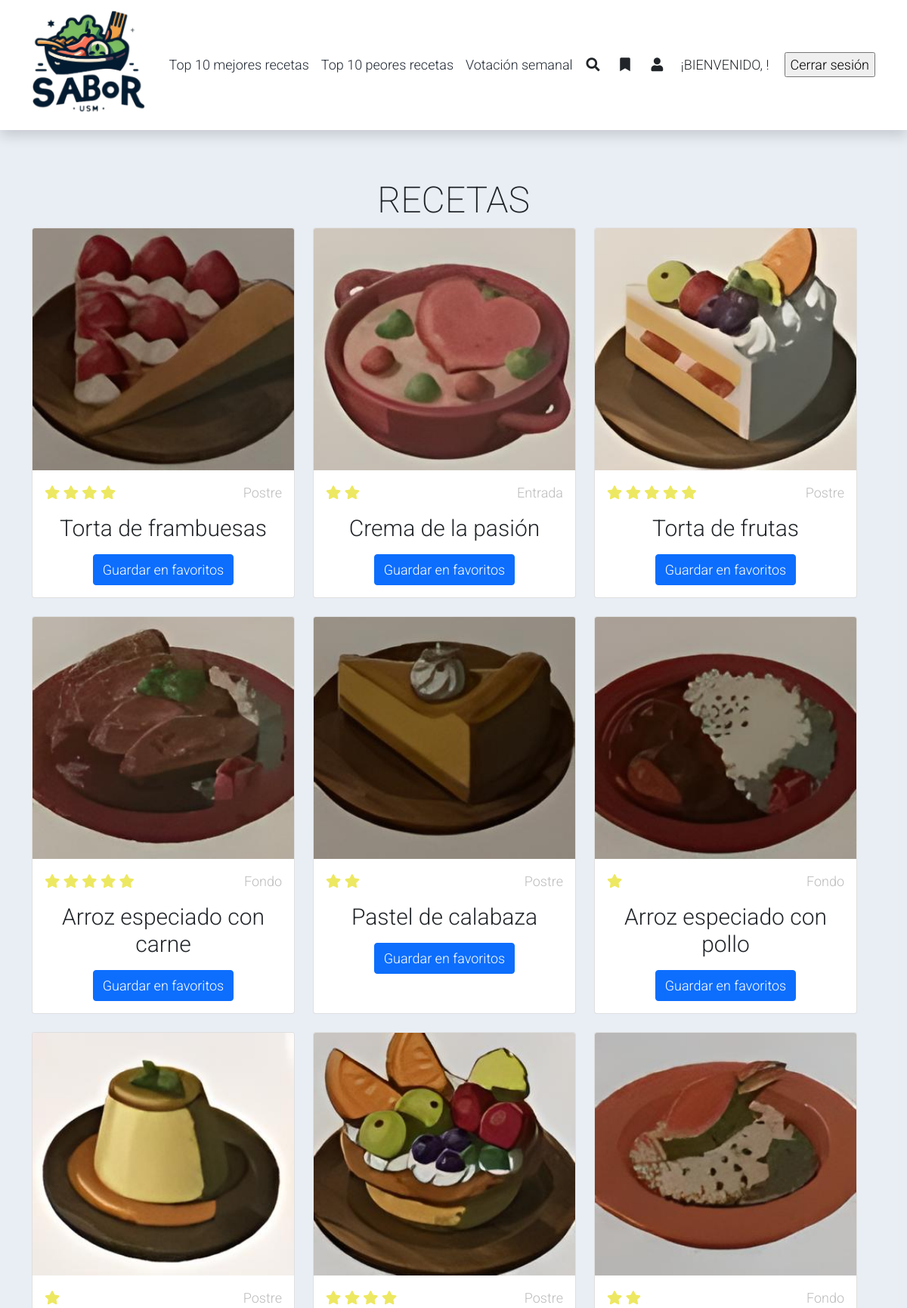
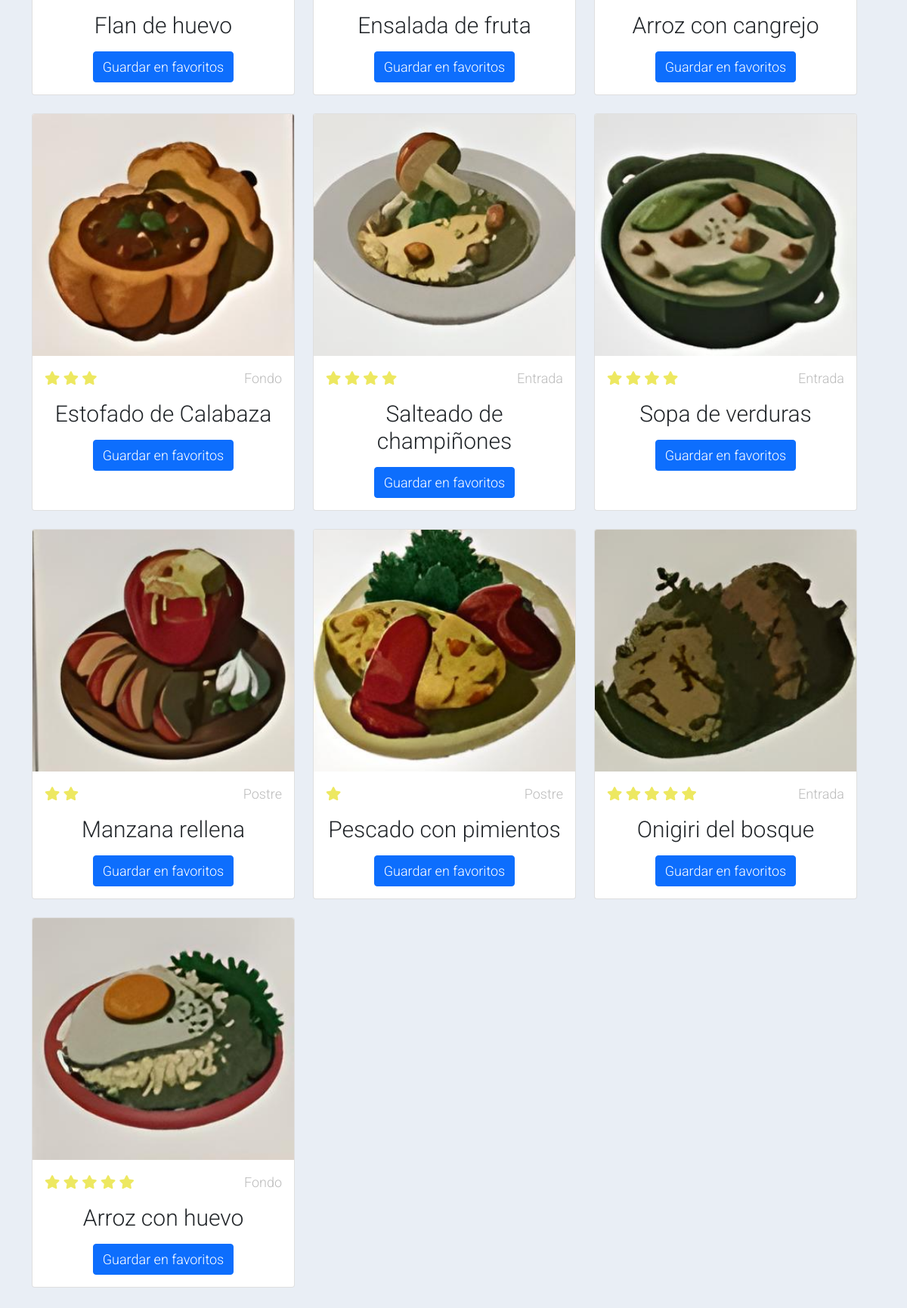
/PHP/home.php, run on the app's committed database (2 pictures, top to bottom).
### tables this page shows
CREATE TABLE `recetas` (
  `id_receta` int(11) NOT NULL,
  `nombre` varchar(50) NOT NULL,
  `imagen` varchar(100) NOT NULL,
  `tipo` int(11) NOT NULL,
  `tiempo_prep` int(11) NOT NULL,
  `instrucciones` text NOT NULL,
  `apt_diabeticos` tinyint(1) NOT NULL,
  `apt_intolerantes` tinyint(1) NOT NULL,
  `tiene_gluten` tinyint(1) NOT NULL,
  `vegano` tinyint(1) NOT NULL
);

### PHP/home.php (the view, shortened to what this page needs)
<?php
$conexion = mysqli_connect("localhost", "root", "", "sabor_usm");
if ($_SERVER['REQUEST_METHOD'] === 'POST') {
    $filtro_nombre_ingrediente = isset($_POST['busqueda']) ? $_POST['busqueda'] : '';
    $filtro_tipo = isset($_POST['filtro_tipo']) ? $_POST['filtro_tipo'] : '';
    $filtro_veganos = isset($_POST['filtro_veganos']) ? "AND rec.vegano = 1" : '';
    $filtro_celiacos = isset($_POST['filtro_celiacos']) ? "AND rec.tiene_gluten = 1" : '';
    $filtro_diabeticos = isset($_POST['filtro_diabeticos']) ? "AND rec.apt_diabeticos = 1" : '';
    $filtro_lactosa = isset($_POST['filtro_lactosa']) ? "AND rec.apt_intolerantes = 1" : '';
    if (!empty($filtro_nombre_ingrediente)) {
        $consulta = "SELECT rec.nombre AS nombre,
                    rec.id_receta AS id_receta,
                    rec.imagen AS imagen,
                    rec.tipo AS tipo,
                    ROUND(AVG(res.calificacion)) AS promedio_calificaciones
                    FROM recetas rec
                    LEFT JOIN reseñas res ON rec.id_receta = res.id_receta
                    LEFT JOIN recetas_ingredientes ri ON rec.id_receta = ri.id_receta
                    LEFT JOIN ingredientes ing ON ri.id_ingrediente = ing.id_ingrediente
                    WHERE (rec.nombre LIKE '%$filtro_nombre_ingrediente%' OR ing.nombre_ing LIKE '%$filtro_nombre_ingrediente%')
                    GROUP BY rec.id_receta, rec.nombre, rec.imagen, rec.tipo";
    } elseif (!empty($filtro_tipo)) {
        $consulta = "SELECT rec.nombre AS nombre,
                    rec.id_receta AS id_receta,
                    rec.imagen AS imagen,
                    rec.tipo AS tipo,
                    ROUND(AVG(res.calificacion)) AS promedio_calificaciones
                    FROM recetas rec
                    LEFT JOIN reseñas res ON rec.id_receta = res.id_receta
                    WHERE rec.tipo = $filtro_tipo
                    GROUP BY rec.id_receta, rec.nombre, rec.imagen, rec.tipo";
    }
    else {
        $consulta = "SELECT rec.nombre AS nombre,
                    rec.id_receta AS id_receta,
                    rec.imagen AS imagen,
                    rec.tipo AS tipo,
                    ROUND(AVG(res.calificacion)) AS promedio_calificaciones
                    FROM recetas rec
                    LEFT JOIN reseñas res ON rec.id_receta = res.id_receta
                    WHERE 1=1
                    $filtro_veganos
                    $filtro_celiacos
                    $filtro_diabeticos
                    $filtro_lactosa
                    GROUP BY rec.id_receta, rec.nombre, rec.imagen, rec.tipo";
    }
} else {
    $consulta = "SELECT rec.nombre AS nombre,
                rec.id_receta AS id_receta,
                rec.imagen AS imagen,
                rec.tipo AS tipo,
                ROUND(AVG(res.calificacion)) AS promedio_calificaciones
                FROM recetas rec
                LEFT JOIN reseñas res ON rec.id_receta = res.id_receta
                GROUP BY rec.id_receta, rec.nombre, rec.imagen, rec.tipo";
}
$resultado_consulta = $conexion->query($consulta);
?>
<!DOCTYPE html>
<html lang="en">
<head>
    <link rel="stylesheet" href="assets/css/bootstrap.min.css">
    <link rel="stylesheet" href="assets/css/templatemo.css">
    <link rel="stylesheet" href="assets/css/custom.css">
    <link rel="stylesheet" href="assets/css/fontawesome.min.css">
</head>
<body>
    <nav class="navbar navbar-expand-lg navbar-light shadow">
        <div class="container d-flex justify-content-between align-items-center">
            <a class="navbar-brand text-success logo h1 align-self-center" href="home.php">
                <img src="./assets/img/logo.png" style="max-width: 150px;">
            </a>
            <div class="align-self-center collapse navbar-collapse flex-fill  d-lg-flex justify-content-lg-between" id="templatemo_main_nav">
                <div class="flex-fill">
                    <ul class="nav navbar-nav d-flex justify-content-between mx-lg-auto">
                        <li class="nav-item">
                            <a class="nav-link" href="mejores_recetas.php">Top 10 mejores recetas</a>
                        </li>
                        <li class="nav-item">
                            <a class="nav-link" href="peores_recetas.php">Top 10 peores recetas</a>
                        </li>
                        <li class="nav-item">
                            <a class="nav-link" href="votacion_semanal.php">Votación semanal</a>
                        </li>
                    </ul>
                </div>
                <div class="navbar align-self-center d-flex">
            <div class="align-self-center collapse navbar-collapse flex-fill  d-lg-flex justify-content-lg-between" id="templatemo_main_nav">
                <div class="navbar align-self-center d-flex">
                    <a class="nav-icon d-none d-lg-inline" href="#" data-bs-toggle="modal" data-bs-target="#templatemo_search">
                        <i class="fa fa-fw fa-search text-dark mr-2"></i>
                    </a>
                    <a class="nav-icon position-relative text-decoration-none" href="favoritos_usuario.php?seccion=home.php">
                        <i class="fa fa-fw fa-bookmark text-dark mr-3"></i>
                    </a>
                    <a class="nav-icon position-relative text-decoration-none" href="info.php">
                        <i class="fa fa-fw fa-user text-dark mr-3"></i>
                    </a>
					<div>
						¡BIENVENIDO, <?php echo $_SESSION['nombre'];?>!
					</div>
                        <div>
							<form action="logout.php" method="post">
          						<input type="submit" value="Cerrar sesión">
       						</form>
						</div>
                    </div>
            </div>
        </div>
    </nav>
    <section class="bg-light">
        <div class="container py-5">
            <div class="row text-center py-3">
                <div class="col-lg-6 m-auto">
                    <h1 class="h1">RECETAS</h1>
            </div>
            <div class="row">
                <?php
                while($fila = $resultado_consulta -> fetch_assoc()){
                    $id_receta = $fila['id_receta'];
                    $nombre_receta = $fila['nombre'];
                    $imagen_receta = $fila['imagen'];
                    $tipo_receta = $fila['tipo'];
                    $promedio_calificaciones = $fila['promedio_calificaciones'];
                    if($tipo_receta == 1){
                        $tipo_receta = "Entrada";
                    }
                    if($tipo_receta == 2){
                        $tipo_receta = "Fondo";
                    }
                    if($tipo_receta == 3){
                        $tipo_receta = "Postre";
                    }
                    echo'
                    <div class="col-12 col-md-4 mb-4">
                        <div class="card h-100">
                            <a href="detalle_receta.php?id_receta=' . $id_receta . '">
                                <img src=" '. $imagen_receta .' " class="card-img-top" alt="..."">
                            </a>
                            <div class="card-body">
                                <ul class="list-unstyled d-flex justify-content-between">
                                    <li>';
                                    for($i = 1; $i <= $promedio_calificaciones; $i++){
                                        echo'
                                        <i class="text-warning fa fa-star"></i>';
                                    }
                                    echo'
                                    </li>
                                    <li class="text-muted text-right">' . $tipo_receta . '</li>
                                </ul>
                                <a href="detalle_receta.php?id_receta=' . $id_receta . '" class="h2 text-decoration-none text-dark">' . $nombre_receta . '</a>
                                <p class="card-text">
                                </p>
                                <a href="añadir_favoritos.php?id_receta=' . $id_receta . '"class="btn btn-primary">Guardar en favoritos</a>
                            </div>
                        </div>
                    </div>';
                }
                ?>
            </div>
        </div>
    </section>
</body>
</html>

### assets/css/templatemo.css (style rules this page uses)
body, ul, li, p, a, label, input, div { font-family: 'Roboto', sans-serif; font-size: 18px !important; font-weight: 300 !important; }
.h1 { font-family: 'Roboto', sans-serif; font-size: 48px !important; font-weight: 200 !important; }
.h2 { font-family: 'Roboto', sans-serif; font-size: 30px !important; font-weight: 300; }
.logo { font-weight: 500 !important; }
.text-warning { color: #ede861 !important; }
.text-muted { color: #bcbcbc !important; }
.text-success { color: #59ab6e !important; }
.bg-light { background-color: #e9eef5 !important; }
#templatemo_main_nav a { color: #212934; }
#templatemo_main_nav .navbar .nav-icon { margin-right: 20px; }
@media (min-width: 768px) { #templatemo_main_nav .navbar-nav { max-width: 450px; } }
@media (min-width: 992px) { #templatemo_main_nav .navbar-nav { max-width: 550px; } }

### data on the page
recetas: imagen (picture), tipo "Postre", nombre "Torta de frambuesas"
recetas: imagen (picture), tipo "Entrada", nombre "Crema de la pasión"
recetas: imagen (picture), tipo "Postre", nombre "Torta de frutas"
recetas: imagen (picture), tipo "Fondo", nombre "Arroz especiado con carne"
recetas: imagen (picture), tipo "Postre", nombre "Pastel de calabaza"
recetas: imagen (picture), tipo "Fondo", nombre "Arroz especiado con pollo"
recetas: imagen (picture), tipo "Postre", nombre "Flan de huevo"
recetas: imagen (picture), tipo "Postre", nombre "Ensalada de fruta"
recetas: imagen (picture), tipo "Fondo", nombre "Arroz con cangrejo"
recetas: imagen (picture), tipo "Fondo", nombre "Estofado de Calabaza"
recetas: imagen (picture), tipo "Entrada", nombre "Salteado de champiñones"
recetas: imagen (picture), tipo "Entrada", nombre "Sopa de verduras"
recetas: imagen (picture), tipo "Postre", nombre "Manzana rellena"
recetas: imagen (picture), tipo "Postre", nombre "Pescado con pimientos"
recetas: imagen (picture), tipo "Entrada", nombre "Onigiri del bosque"
recetas: imagen (picture), tipo "Fondo", nombre "Arroz con huevo"
